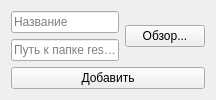
                <widget class="QWidget" name="tab_result">
                 <attribute name="title">
                  <string>*/RESULT</string>
                 </attribute>
                 <layout class="QHBoxLayout" name="horizontalLayout_20">
                  <item>
                   <layout class="QVBoxLayout" name="verticalLayout_5">
                    <item>
                     <layout class="QHBoxLayout" name="horizontalLayout_3">
                      <item>
                       <layout class="QVBoxLayout" name="verticalLayout_4">
                        <item>
                         <widget class="QLineEdit" name="line_name_calc">
                          <property name="sizePolicy">
                           <sizepolicy hsizetype="Minimum" vsizetype="Fixed">
                            <horstretch>0</horstretch>
                            <verstretch>0</verstretch>
                           </sizepolicy>
                          </property>
                          <property name="placeholderText">
                           <string>Название</string>
                          </property>
                         </widget>
                        </item>
                        <item>
                         <widget class="QLineEdit" name="line_path_to_result">
                          <property name="sizePolicy">
                           <sizepolicy hsizetype="Minimum" vsizetype="Fixed">
                            <horstretch>0</horstretch>
                            <verstretch>0</verstretch>
                           </sizepolicy>
                          </property>
                          <property name="placeholderText">
                           <string>Путь к папке result</string>
                          </property>
                         </widget>
                        </item>
                       </layout>
                      </item>
                      <item>
                       <widget class="QPushButton" name="button_path_to_calc">
                        <property name="sizePolicy">
                         <sizepolicy hsizetype="Fixed" vsizetype="Fixed">
                          <horstretch>0</horstretch>
                          <verstretch>0</verstretch>
                         </sizepolicy>
                        </property>
                        <property name="text">
                         <string>Обзор...</string>
                        </property>
                       </widget>
                      </item>
                     </layout>
                    </item>
                    <item>
                     <widget class="QPushButton" name="button_add_result">
                      <property name="sizePolicy">
                       <sizepolicy hsizetype="Minimum" vsizetype="Fixed">
                        <horstretch>0</horstretch>
                        <verstretch>0</verstretch>
                       </sizepolicy>
                      </property>
                      <property name="text">
                       <string>Добавить</string>
                      </property>
                     </widget>
                    </item>
                   </layout>
                  </item>
                 </layout>
                </widget>
